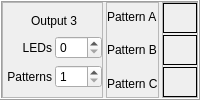
            <widget class="QFrame" name="output3Frame">
             <property name="minimumSize">
              <size>
               <width>0</width>
               <height>96</height>
              </size>
             </property>
             <property name="frameShape">
              <enum>QFrame::Box</enum>
             </property>
             <property name="frameShadow">
              <enum>QFrame::Raised</enum>
             </property>
             <layout class="QHBoxLayout" name="horizontalLayout_4">
              <property name="spacing">
               <number>3</number>
              </property>
              <property name="leftMargin">
               <number>0</number>
              </property>
              <property name="topMargin">
               <number>0</number>
              </property>
              <property name="rightMargin">
               <number>0</number>
              </property>
              <property name="bottomMargin">
               <number>0</number>
              </property>
              <item>
               <widget class="QFrame" name="output1SettingsFrame_3">
                <property name="sizePolicy">
                 <sizepolicy hsizetype="Minimum" vsizetype="Preferred">
                  <horstretch>0</horstretch>
                  <verstretch>0</verstretch>
                 </sizepolicy>
                </property>
                <property name="frameShape">
                 <enum>QFrame::StyledPanel</enum>
                </property>
                <property name="frameShadow">
                 <enum>QFrame::Raised</enum>
                </property>
                <layout class="QGridLayout" name="gridLayout_4">
                 <property name="leftMargin">
                  <number>4</number>
                 </property>
                 <property name="rightMargin">
                  <number>0</number>
                 </property>
                 <property name="horizontalSpacing">
                  <number>3</number>
                 </property>
                 <item row="1" column="0">
                  <widget class="QLabel" name="output1nLEDsSpinBoxLabel_3">
                   <property name="text">
                    <string>LEDs</string>
                   </property>
                   <property name="alignment">
                    <set>Qt::AlignRight|Qt::AlignTrailing|Qt::AlignVCenter</set>
                   </property>
                  </widget>
                 </item>
                 <item row="2" column="0">
                  <widget class="QLabel" name="output1nPatternSpinBoxLabel_3">
                   <property name="text">
                    <string>Patterns</string>
                   </property>
                   <property name="alignment">
                    <set>Qt::AlignRight|Qt::AlignTrailing|Qt::AlignVCenter</set>
                   </property>
                  </widget>
                 </item>
                 <item row="2" column="1">
                  <widget class="QSpinBox" name="nPatternsSpinBox3">
                   <property name="minimum">
                    <number>1</number>
                   </property>
                   <property name="maximum">
                    <number>3</number>
                   </property>
                  </widget>
                 </item>
                 <item row="1" column="1">
                  <widget class="QSpinBox" name="nLEDsSpinBox3">
                   <property name="minimum">
                    <number>0</number>
                   </property>
                   <property name="maximum">
                    <number>255</number>
                   </property>
                   <property name="value">
                    <number>0</number>
                   </property>
                  </widget>
                 </item>
                 <item row="0" column="0" colspan="2" alignment="Qt::AlignHCenter">
                  <widget class="QLabel" name="outputNumberLabel_3">
                   <property name="text">
                    <string>Output 3</string>
                   </property>
                  </widget>
                 </item>
                </layout>
               </widget>
              </item>
              <item>
               <widget class="QFrame" name="output3PatternLabelsFrame">
                <property name="sizePolicy">
                 <sizepolicy hsizetype="Minimum" vsizetype="Preferred">
                  <horstretch>0</horstretch>
                  <verstretch>0</verstretch>
                 </sizepolicy>
                </property>
                <property name="frameShape">
                 <enum>QFrame::StyledPanel</enum>
                </property>
                <property name="frameShadow">
                 <enum>QFrame::Raised</enum>
                </property>
                <layout class="QVBoxLayout" name="verticalLayout_6">
                 <property name="leftMargin">
                  <number>0</number>
                 </property>
                 <property name="topMargin">
                  <number>0</number>
                 </property>
                 <property name="rightMargin">
                  <number>0</number>
                 </property>
                 <property name="bottomMargin">
                  <number>0</number>
                 </property>
                 <item>
                  <widget class="QLabel" name="output1PatternALabel_3">
                   <property name="text">
                    <string>Pattern A</string>
                   </property>
                  </widget>
                 </item>
                 <item>
                  <widget class="QLabel" name="output1PatternBLabel_3">
                   <property name="text">
                    <string>Pattern B</string>
                   </property>
                  </widget>
                 </item>
                 <item>
                  <widget class="QLabel" name="output1PatternCLabel_3">
                   <property name="text">
                    <string>Pattern C</string>
                   </property>
                  </widget>
                 </item>
                </layout>
               </widget>
              </item>
              <item>
               <widget class="QFrame" name="output3PatternsFrame">
                <property name="sizePolicy">
                 <sizepolicy hsizetype="Expanding" vsizetype="Preferred">
                  <horstretch>0</horstretch>
                  <verstretch>0</verstretch>
                 </sizepolicy>
                </property>
                <property name="frameShape">
                 <enum>QFrame::StyledPanel</enum>
                </property>
                <property name="frameShadow">
                 <enum>QFrame::Raised</enum>
                </property>
                <layout class="QVBoxLayout" name="verticalLayout_7">
                 <property name="spacing">
                  <number>2</number>
                 </property>
                 <property name="leftMargin">
                  <number>0</number>
                 </property>
                 <property name="topMargin">
                  <number>0</number>
                 </property>
                 <property name="rightMargin">
                  <number>0</number>
                 </property>
                 <property name="bottomMargin">
                  <number>0</number>
                 </property>
                 <item>
                  <widget class="PatternDisplay" name="patternAFrame_3">
                   <property name="frameShape">
                    <enum>QFrame::Box</enum>
                   </property>
                   <property name="frameShadow">
                    <enum>QFrame::Plain</enum>
                   </property>
                   <property name="lineWidth">
                    <number>1</number>
                   </property>
                  </widget>
                 </item>
                 <item>
                  <widget class="PatternDisplay" name="patternBFrame_3">
                   <property name="frameShape">
                    <enum>QFrame::Box</enum>
                   </property>
                   <property name="frameShadow">
                    <enum>QFrame::Plain</enum>
                   </property>
                   <property name="lineWidth">
                    <number>1</number>
                   </property>
                  </widget>
                 </item>
                 <item>
                  <widget class="PatternDisplay" name="patternCFrame_3">
                   <property name="frameShape">
                    <enum>QFrame::Box</enum>
                   </property>
                   <property name="frameShadow">
                    <enum>QFrame::Plain</enum>
                   </property>
                   <property name="lineWidth">
                    <number>1</number>
                   </property>
                  </widget>
                 </item>
                </layout>
               </widget>
              </item>
             </layout>
            </widget>
